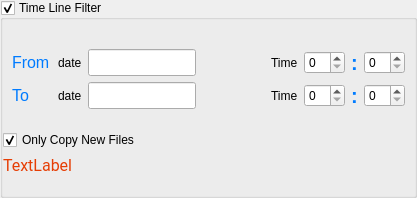
               <widget class="QGroupBox" name="timeline_groupbox">
                <property name="minimumSize">
                 <size>
                  <width>0</width>
                  <height>160</height>
                 </size>
                </property>
                <property name="title">
                 <string>Time Line Filter</string>
                </property>
                <property name="checkable">
                 <bool>true</bool>
                </property>
                <layout class="QVBoxLayout" name="verticalLayout_19">
                 <property name="leftMargin">
                  <number>0</number>
                 </property>
                 <property name="rightMargin">
                  <number>0</number>
                 </property>
                 <item>
                  <widget class="QFrame" name="frame_7">
                   <property name="minimumSize">
                    <size>
                     <width>0</width>
                     <height>120</height>
                    </size>
                   </property>
                   <property name="frameShape">
                    <enum>QFrame::Shape::NoFrame</enum>
                   </property>
                   <layout class="QVBoxLayout" name="verticalLayout_20">
                    <property name="leftMargin">
                     <number>0</number>
                    </property>
                    <property name="rightMargin">
                     <number>0</number>
                    </property>
                    <item>
                     <widget class="QFrame" name="frame_date_2">
                      <property name="maximumSize">
                       <size>
                        <width>16777215</width>
                        <height>16777215</height>
                       </size>
                      </property>
                      <property name="frameShape">
                       <enum>QFrame::Shape::NoFrame</enum>
                      </property>
                      <layout class="QGridLayout" name="gridLayout">
                       <property name="leftMargin">
                        <number>9</number>
                       </property>
                       <property name="topMargin">
                        <number>9</number>
                       </property>
                       <property name="rightMargin">
                        <number>9</number>
                       </property>
                       <property name="bottomMargin">
                        <number>9</number>
                       </property>
                       <item row="0" column="7">
                        <widget class="QLabel" name="label_8">
                         <property name="enabled">
                          <bool>true</bool>
                         </property>
                         <property name="styleSheet">
                          <string notr="true">QLabel{
	font-weight:bold;
	font-size:20px;
	color:rgb(0, 123, 255);
}

QLabel:disabled{
	font-weight:bold;
	font-size:20px;
	color:rgb(177, 177, 177);
}</string>
                         </property>
                         <property name="text">
                          <string>:</string>
                         </property>
                        </widget>
                       </item>
                       <item row="1" column="0">
                        <widget class="QLabel" name="label_30">
                         <property name="minimumSize">
                          <size>
                           <width>40</width>
                           <height>0</height>
                          </size>
                         </property>
                         <property name="styleSheet">
                          <string notr="true">QLabel{
	font-size:16px;
	color:rgb(0, 123, 255);
}

QLabel:disabled{
	font-weight:bold;
	font-size:20px;
	color:rgb(177, 177, 177);
}</string>
                         </property>
                         <property name="text">
                          <string>To</string>
                         </property>
                        </widget>
                       </item>
                       <item row="1" column="1">
                        <widget class="QLabel" name="label_7">
                         <property name="text">
                          <string>date</string>
                         </property>
                        </widget>
                       </item>
                       <item row="0" column="8">
                        <widget class="timeSpinBox" name="start_time_minute">
                         <property name="maximum">
                          <number>59</number>
                         </property>
                        </widget>
                       </item>
                       <item row="1" column="3">
                        <widget class="QPushButton" name="end_calendar_btn">
                         <property name="minimumSize">
                          <size>
                           <width>0</width>
                           <height>0</height>
                          </size>
                         </property>
                         <property name="styleSheet">
                          <string notr="true">QPushButton{
background:transparent;
icon:url(:/asstets/icons/calendar.png);
border:none;
icon-size:25px;
width:25px;
height:25px;
}

QPushButton:hover{
icon:url(:/asstets/icons/calendar-hover.png);

}

QPushButton:disabled{
icon:url(:/asstets/icons/calendar-disable.png);

}</string>
                         </property>
                         <property name="text">
                          <string/>
                         </property>
                         <property name="styleClass" stdset="0">
                          <string/>
                         </property>
                        </widget>
                       </item>
                       <item row="0" column="3">
                        <widget class="QPushButton" name="start_calendar_btn">
                         <property name="enabled">
                          <bool>true</bool>
                         </property>
                         <property name="sizePolicy">
                          <sizepolicy hsizetype="Fixed" vsizetype="Fixed">
                           <horstretch>0</horstretch>
                           <verstretch>0</verstretch>
                          </sizepolicy>
                         </property>
                         <property name="minimumSize">
                          <size>
                           <width>25</width>
                           <height>25</height>
                          </size>
                         </property>
                         <property name="maximumSize">
                          <size>
                           <width>16777210</width>
                           <height>16777215</height>
                          </size>
                         </property>
                         <property name="styleSheet">
                          <string notr="true">QPushButton{
background:transparent;
icon:url(:/asstets/icons/calendar.png);
border:none;
icon-size:25px;
width:25px;
height:25px;
}

QPushButton:hover{
icon:url(:/asstets/icons/calendar-hover.png);

}

QPushButton:disabled{
icon:url(:/asstets/icons/calendar-disable.png);

}</string>
                         </property>
                         <property name="text">
                          <string/>
                         </property>
                         <property name="styleClass" stdset="0">
                          <string/>
                         </property>
                        </widget>
                       </item>
                       <item row="0" column="0">
                        <widget class="QLabel" name="label_10">
                         <property name="minimumSize">
                          <size>
                           <width>40</width>
                           <height>0</height>
                          </size>
                         </property>
                         <property name="styleSheet">
                          <string notr="true">QLabel{
	font-size:16px;
	color:rgb(0, 123, 255);
}

QLabel:disabled{
	font-weight:bold;
	font-size:20px;
	color:rgb(177, 177, 177);
}</string>
                         </property>
                         <property name="text">
                          <string>From</string>
                         </property>
                        </widget>
                       </item>
                       <item row="1" column="2">
                        <widget class="QLineEdit" name="end_date">
                         <property name="minimumSize">
                          <size>
                           <width>102</width>
                           <height>27</height>
                          </size>
                         </property>
                         <property name="maximumSize">
                          <size>
                           <width>120</width>
                           <height>16777215</height>
                          </size>
                         </property>
                         <property name="readOnly">
                          <bool>true</bool>
                         </property>
                        </widget>
                       </item>
                       <item row="1" column="6">
                        <widget class="timeSpinBox" name="end_time_hour">
                         <property name="maximum">
                          <number>23</number>
                         </property>
                        </widget>
                       </item>
                       <item row="0" column="2">
                        <widget class="QLineEdit" name="start_date">
                         <property name="minimumSize">
                          <size>
                           <width>102</width>
                           <height>27</height>
                          </size>
                         </property>
                         <property name="maximumSize">
                          <size>
                           <width>120</width>
                           <height>16777215</height>
                          </size>
                         </property>
                         <property name="readOnly">
                          <bool>true</bool>
                         </property>
                        </widget>
                       </item>
                       <item row="0" column="5">
                        <widget class="QLabel" name="label_32">
                         <property name="text">
                          <string>Time</string>
                         </property>
                        </widget>
                       </item>
                       <item row="0" column="6">
                        <widget class="timeSpinBox" name="start_time_hour">
                         <property name="maximum">
                          <number>23</number>
                         </property>
                        </widget>
                       </item>
                       <item row="1" column="5">
                        <widget class="QLabel" name="label_34">
                         <property name="text">
                          <string>Time</string>
                         </property>
                        </widget>
                       </item>
                       <item row="1" column="8">
                        <widget class="timeSpinBox" name="end_time_minute">
                         <property name="maximum">
                          <number>59</number>
                         </property>
                        </widget>
                       </item>
                       <item row="0" column="1">
                        <widget class="QLabel" name="label_6">
                         <property name="text">
                          <string>date</string>
                         </property>
                        </widget>
                       </item>
                       <item row="1" column="7">
                        <widget class="QLabel" name="label_31">
                         <property name="enabled">
                          <bool>true</bool>
                         </property>
                         <property name="styleSheet">
                          <string notr="true">QLabel{
	font-weight:bold;
	font-size:20px;
	color:rgb(0, 123, 255);
}

QLabel:disabled{
	font-weight:bold;
	font-size:20px;
	color:rgb(177, 177, 177);
}</string>
                         </property>
                         <property name="text">
                          <string>:</string>
                         </property>
                        </widget>
                       </item>
                       <item row="1" column="4">
                        <spacer name="horizontalSpacer_8">
                         <property name="orientation">
                          <enum>Qt::Orientation::Vertical</enum>
                         </property>
                         <property name="sizeType">
                          <enum>QSizePolicy::Policy::Fixed</enum>
                         </property>
                         <property name="sizeHint" stdset="0">
                          <size>
                           <width>38</width>
                           <height>20</height>
                          </size>
                         </property>
                        </spacer>
                       </item>
                       <item row="0" column="4">
                        <spacer name="horizontalSpacer_7">
                         <property name="orientation">
                          <enum>Qt::Orientation::Vertical</enum>
                         </property>
                         <property name="sizeType">
                          <enum>QSizePolicy::Policy::Fixed</enum>
                         </property>
                         <property name="sizeHint" stdset="0">
                          <size>
                           <width>38</width>
                           <height>20</height>
                          </size>
                         </property>
                        </spacer>
                       </item>
                      </layout>
                     </widget>
                    </item>
                    <item>
                     <layout class="QHBoxLayout" name="horizontalLayout_59">
                      <property name="topMargin">
                       <number>6</number>
                      </property>
                      <item>
                       <widget class="QCheckBox" name="only_copy_new_checkbox">
                        <property name="text">
                         <string>Only Copy New Files</string>
                        </property>
                        <property name="checked">
                         <bool>true</bool>
                        </property>
                        <property name="tristate">
                         <bool>false</bool>
                        </property>
                       </widget>
                      </item>
                     </layout>
                    </item>
                    <item>
                     <widget class="QLabel" name="time_line_msg">
                      <property name="font">
                       <font>
                        <family>Roboto</family>
                        <pointsize>12</pointsize>
                        <italic>false</italic>
                        <bold>false</bold>
                       </font>
                      </property>
                      <property name="styleSheet">
                       <string notr="true">color:rgb(230, 62, 5);</string>
                      </property>
                      <property name="text">
                       <string>TextLabel</string>
                      </property>
                     </widget>
                    </item>
                   </layout>
                  </widget>
                 </item>
                </layout>
               </widget>
